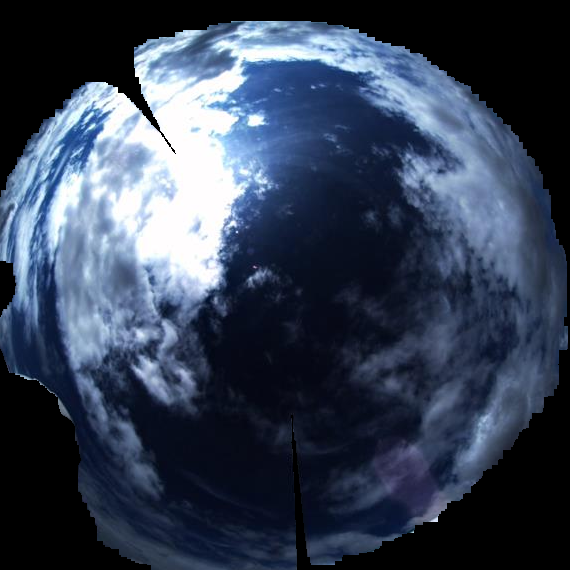
#> input picture Test/Test_C/crop_image.png, 570 x 570 px, given in place of 638534922071022037.png, which was not available
$ jupyter execute --allow-errors test_feature_extracture.ipynb   (older library calls are emulated)
#> lines starting #> are read from the running program, lines starting #| are printed output that depends on the picture; after the words box and inside, x2 and y2 are one past the last pixel; in counts of white or black regions, pixels touching at a corner belong together; pictures that were not available may be replaced by others from this repository, and a replacement may not be noted
#> further down, img is the input picture: shape (570, 570, 3); mean B, G, R 84.8, 65.2, 54
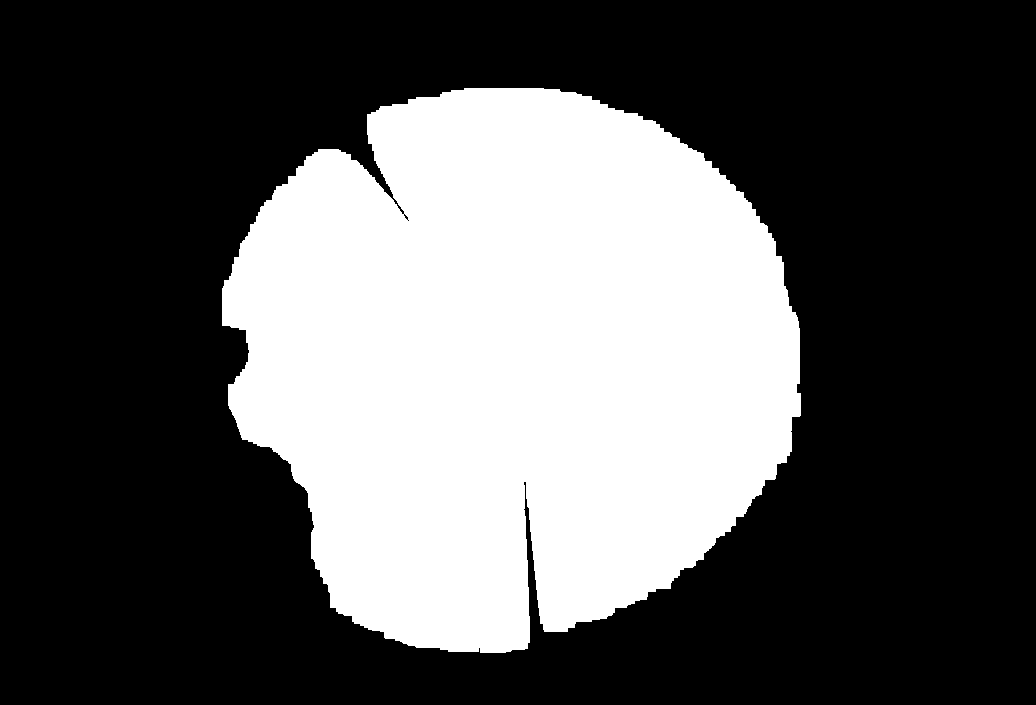
#> input picture masks/mask_delete_5.png, 1036 x 705 px, found by its file name
#> `mask = cv2.imread(r'C:\Users\ASUS\Documents\NARIT_internship_2024\NARI..`: mask: shape (705, 1036); 33.8% white; 1 white region, box (x1, y1, x2, y2) and area: (222, 88, 801, 653) 246583
### feature_extraction.py
import numpy as np
import warnings
# [202 lines left out: functions compute_glcm, compute_properties, not called in this run]

def statistical(img):
    '''Statsistical value
    derived from img and use statistical method to
    extract information
    these value comprised of
        - Mean_R : Mean of red channel value in an image
        - Mean_B : Mean of Blue channel value in an image
        - Different R-B : Mean of the different of an image in Blue and Red channel
        - std : Standard deviation of the Blue channel in an image
    return:
        statistic : DICT
    '''
    # Check for valid image dimensions
    if img.ndim != 3:
        raise ValueError("Invalid dimension (check image color channel)")

    # Extract RGB channels
    R, G, B = img[:,:,0], img[:,:,1], img[:,:,2]
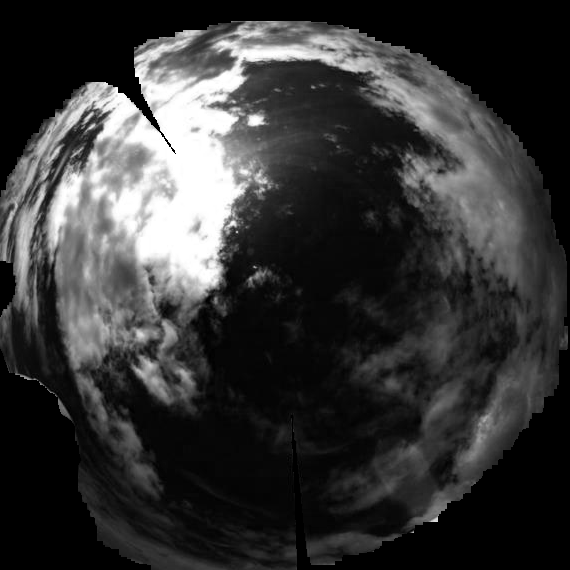
#> R: shape (570, 570); min 0, max 255, mean 54
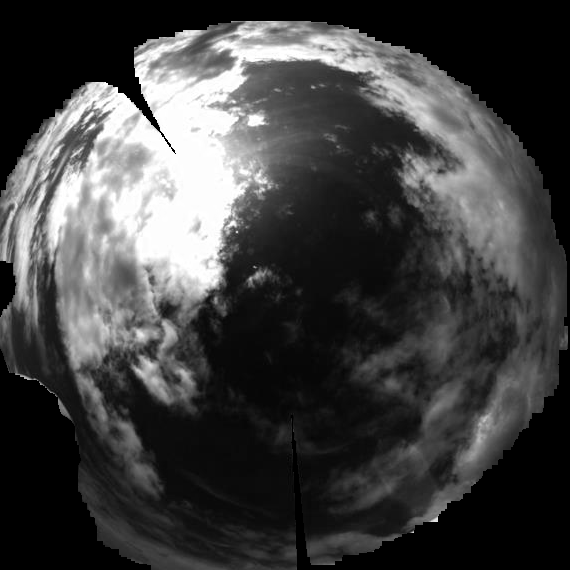
#> G: shape (570, 570); min 0, max 255, mean 65.2
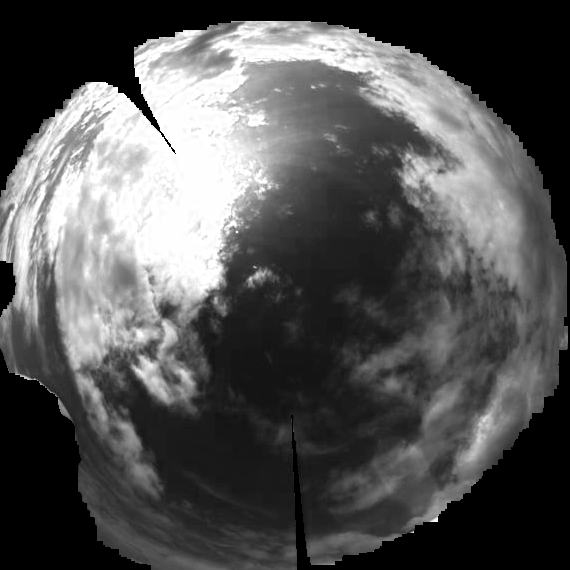
#> B: shape (570, 570); min 0, max 255, mean 84.8

    # Calculate statistics
    Mean_R = np.mean(R)
#> Mean_R = 54.02
    Mean_B = np.mean(B)
#> Mean_B = 84.8

    #Calculate standard deviation
    Std_B = np.std(B)
#> Std_B = 82.1

    # Calculate differences
    diff_RB = np.mean(R - B)
#> diff_RB = 153.8
    # Concatenate all statistics into a single array
    stats = {
        "Mean R channel" : Mean_R,
        "Mean_B channel" : Mean_B,
        "Std B  channel" : Std_B,
        "Different R-B"  : diff_RB
    }
#> stats = {'Mean R channel': 54.02, 'Mean_B channel': 84.8, 'Std B  channel': 82.1, 'Different R-B': 153.8}

    return stats

### Test/Test_kernel/test_feature_extracture.ipynb
[cell 1]
import sys
import os
import cv2
import matplotlib.pyplot as plt
sys.path.append(os.path.abspath(os.path.join(os.getcwd(), '..')))
from preprocessing import *
from feature_extraction import *
from skimage.feature import graycomatrix,graycoprops

[cell 2]
img = cv2.imread(r'C:\Users\ASUS\Documents\NARIT_internship_data\All_sky_camera_Astropark_Chaingmai\2024-06\2024-06-09\638534922071022037.png')
img = cv2.cvtColor(img,cv2.COLOR_BGR2RGB)
mask = cv2.imread(r'C:\Users\ASUS\Documents\NARIT_internship_2024\NARIT_internship_2024\masks\mask_delete_5.png',cv2.IMREAD_GRAYSCALE)
#> (the rest of this cell did not finish here and is left out)

[cell 3]
def img2gray(img):
    gray = np.array(0.299*img[:,:,0] + 0.587*final[:,:,1] + 0.114*final[:,:,2])
    gray = gray.astype(np.uint8)
    return gray

#> (a cell that did not finish here is left out)

#> (a cell that did not finish here is left out)

#> (a cell that did not finish here is left out)

[cell 7]
props = {'contrast', 'dissimilarity', 'homogeneity', 'energy', 'correlation'}
#> (the rest of this cell did not finish here and is left out)

[cell 8]
stat = statistical(img)
#> stat has the same summary as stats in statistical
